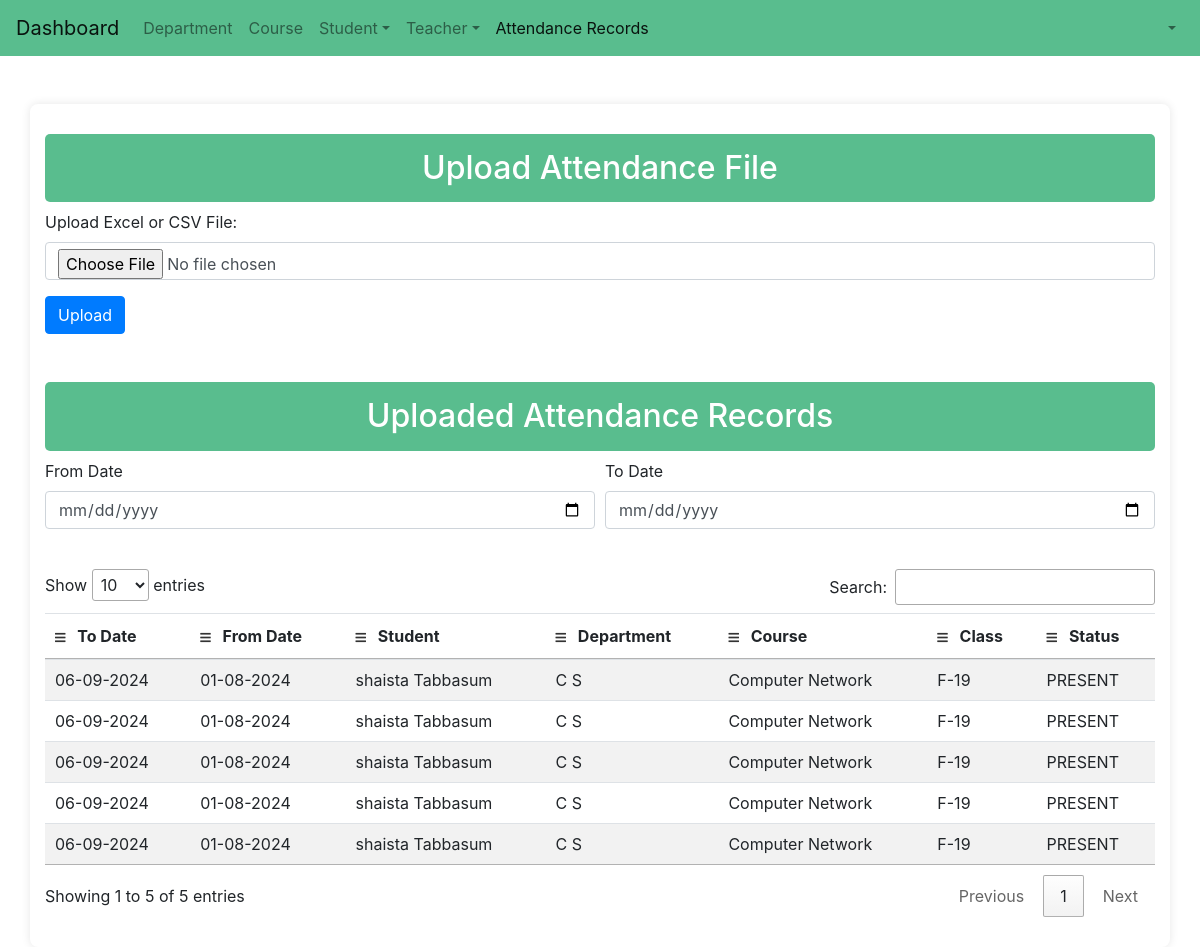
Page /upload_and_filter_attendance/ on the committed database.
### attandance/models.py (models this page shows, shortened)
class Attendance(models.Model):
    STATUS_CHOICES = [
        ('Present', 'Present'),
        ('Absent', 'Absent'),
    ]
    to_date = models.DateField(null=True)
    from_date = models.DateField(null=True)
    date = models.DateField(null=True)
    department = models.ForeignKey(Department, on_delete=models.CASCADE)
    course = models.ForeignKey(Courses, on_delete=models.CASCADE)
    student = models.ForeignKey(Student, on_delete=models.CASCADE, null=True)
    class_room = models.ForeignKey(Classes, on_delete=models.CASCADE)
    status = models.CharField(max_length=10, choices=STATUS_CHOICES)
    created_at = models.DateTimeField(auto_now_add=True, null=True)
    updated_at = models.DateTimeField(auto_now=True, null=True)

class Student(models.Model):
    student_id = models.CharField(max_length=50)
    username = models.CharField(max_length=255)
    last_name = models.CharField(max_length=255)
    email = models.EmailField(unique=True)
    password = models.CharField(max_length=255)
    department = models.ForeignKey(Department, on_delete=models.SET_NULL, null=True)
    courses = models.ManyToManyField(Courses)
    created_at = models.DateTimeField(auto_now_add=True, null=True)
    updated_at = models.DateTimeField(auto_now=True, null=True)

class Department(models.Model):
    dep_id = models.CharField(max_length=100, null=True)
    name = models.CharField(max_length=255, )
    description = models.TextField(blank=True, null=True)
    created_on = models.DateTimeField(auto_now_add=True)
    updated_on = models.DateTimeField(auto_now=True)

class Courses(models.Model):
    course_id = models.CharField(max_length=100, null=True)
    name = models.CharField(max_length=255, )
    department = models.ForeignKey(Department, on_delete=models.CASCADE)
    created_on = models.DateTimeField(auto_now_add=True)
    updated_on = models.DateTimeField(auto_now=True)

class Classes(models.Model):
    classes_id = models.CharField(max_length=100, null=True)
    name = models.CharField(max_length=255, unique=True)
    courses = models.ForeignKey(Courses, on_delete=models.CASCADE)
    created_on = models.DateTimeField(auto_now_add=True)
    updated_on = models.DateTimeField(auto_now=True)

### attandance/views.py (the view, shortened to what this page needs)
# urls.py: path('upload_and_filter_attendance/', views.upload_and_filter_attendance, name='upload_and_filter_attendance'),
def upload_and_filter_attendance(request):
    uploaded_records = []
    from_date = None
    to_date = None
    if from_date and to_date:
        uploaded_records = Attendance.objects.filter(from_date__gte=from_date, to_date__lte=to_date)
    else:
        uploaded_records = Attendance.objects.all()
    return render(request, 'admin/attendance/filter_attendance.html', {
        'attendance_records': uploaded_records,
        'from_date': from_date,
        'to_date': to_date
    })

### templates/admin/attendance/filter_attendance.html (shortened to what this page needs)
<!DOCTYPE html>
<html lang="en">
<head>
    <link rel="stylesheet" href="https://maxcdn.bootstrapcdn.com/bootstrap/4.5.2/css/bootstrap.min.css">
    <link rel="stylesheet" href="https://cdn.datatables.net/1.11.3/css/dataTables.bootstrap4.min.css">
    <link rel="stylesheet" href="https://cdnjs.cloudflare.com/ajax/libs/font-awesome/6.0.0-beta3/css/all.min.css">
</head>
<body>
    {% include 'navbar.html' %}
    <div class="container mt-5">
        <h2>Upload Attendance File</h2>
        <form method="post" enctype="multipart/form-data">
            <div class="form-group">
                <label for="attendance_file">Upload Excel or CSV File:</label>
                <input type="file" class="form-control" id="attendance_file" name="attendance_file" required>
            </div>
            <button type="submit" class="btn btn-primary">Upload</button>
        </form>
        <h2 class="mt-5">Uploaded Attendance Records</h2>
        <div class="mb-4">
            <div class="form-row">
                <div class="form-group col-md-6">
                    <label for="fromDate">From Date</label>
                    <input type="date" id="fromDate" class="form-control">
                </div>
                <div class="form-group col-md-6">
                    <label for="toDate">To Date</label>
                    <input type="date" id="toDate" class="form-control">
                </div>
            </div>
        </div>
        <div class="table-responsive">
            {% if attendance_records %}
            <table class="table table-striped" id="attendanceList">
                <thead>
                    <tr>
                        <th data-column="0"><i class="fas fa-bars"></i> To Date</th>
                        <th data-column="1"><i class="fas fa-bars"></i> From Date</th>
                        <th data-column="2"><i class="fas fa-bars"></i> Student</th>
                        <th data-column="3"><i class="fas fa-bars"></i> Department</th>
                        <th data-column="4"><i class="fas fa-bars"></i> Course</th>
                        <th data-column="5"><i class="fas fa-bars"></i> Class</th>
                        <th data-column="6"><i class="fas fa-bars"></i> Status</th>
                    </tr>
                </thead>
                <tbody>
                    {% for record in attendance_records %}
                    <tr>
                        <td>{{ record.to_date|date:'d-m-Y' }}</td>
                        <td>{{ record.from_date|date:'d-m-Y' }}</td>
                        <td>{{ record.student.username }} {{ record.student.last_name }}</td>
                        <td>{{ record.department.name }}</td>
                        <td>{{ record.course.name }}</td>
                        <td>{{ record.class_room.name }}</td>
                        <td>{{ record.status }}</td>
                    </tr>
                    {% endfor %}
                </tbody>
            </table>
            {% else %}
            <p>No attendance records uploaded yet.</p>
            {% endif %}
        </div>
</body>
</html>

### templates/admin/attendance/filter_attendance.html (style rules this page uses)
body { background-color: #f8f9fa; font-family: Arial, sans-serif; }
.container { max-width: 1200px; background: #ffffff; padding: 30px; border-radius: 8px; box-shadow: 0 0 10px rgba(0, 0, 0, 0.1); }
h2 { background-color: #59bd8e; color: white; padding: 15px; border-radius: 5px; font-size: 1.5rem; text-align: center; }
.form-control, .btn-primary { border-radius: 5px; }
.btn-primary { background-color: #59bd8e; border: none; padding: 10px 20px; }
th { position: relative; padding-left: 10px; text-align: left; }
th i { margin-right: 8px; font-size: 12px; color: #333; }

### rows in the picture
Attendance: to_date "06-09-2024", from_date "01-08-2024", student.username "shaista", student.last_name "Tabbasum", department.name "C S", course.name "Computer Network", class_room.name "F-19", status "PRESENT"
Attendance: to_date "06-09-2024", from_date "01-08-2024", student.username "shaista", student.last_name "Tabbasum", department.name "C S", course.name "Computer Network", class_room.name "F-19", status "PRESENT"
Attendance: to_date "06-09-2024", from_date "01-08-2024", student.username "shaista", student.last_name "Tabbasum", department.name "C S", course.name "Computer Network", class_room.name "F-19", status "PRESENT"
Attendance: to_date "06-09-2024", from_date "01-08-2024", student.username "shaista", student.last_name "Tabbasum", department.name "C S", course.name "Computer Network", class_room.name "F-19", status "PRESENT"
Attendance: to_date "06-09-2024", from_date "01-08-2024", student.username "shaista", student.last_name "Tabbasum", department.name "C S", course.name "Computer Network", class_room.name "F-19", status "PRESENT"
